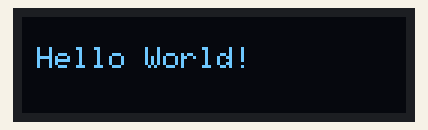
Simulated run of this sketch. Board: Arduino Uno, built with avr-gcc and run on an emulated ATmega328P. Shown: 128×32 one-colour display.

Above: at 0.1 s.
At 2.6 s:
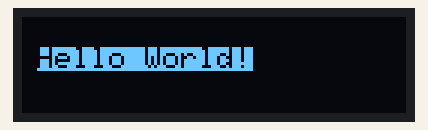
At 5.1 s:
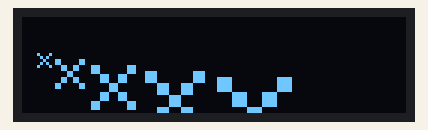
At 10.2 s:
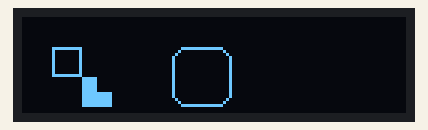
At 20.2 s:
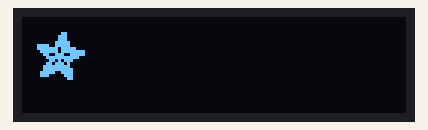
At 37.9 s:
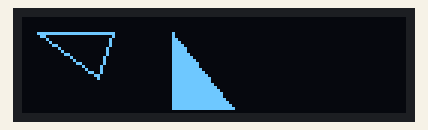

The sketch:

SSD1306Display.ino
```cpp
#include <SPI.h>
#include <Wire.h>
#include <Adafruit_GFX.h>
#include <Adafruit_SSD1306.h>

#define SCREEN_WIDTH 128 // OLED display width, in pixels
#define SCREEN_HEIGHT 32 // OLED display height, in pixels

// Declaration for an SSD1306 display connected to I2C (SDA, SCL pins)
#define OLED_RESET     -1 // Reset pin # (or -1 if sharing Arduino reset pin)
Adafruit_SSD1306 display(SCREEN_WIDTH, SCREEN_HEIGHT, &Wire, OLED_RESET);

void setup() {
  display.begin(SSD1306_SWITCHCAPVCC, 0x3C);
  display.clearDisplay();
  display.display();
}

void loop() {
  //hello world normal

  display.clearDisplay();
  display.setTextColor(WHITE);
  display.setCursor(5,10);
  display.setTextSize(1);
  display.println("Hello World!");
  display.display();

  delay(2500);

  //hello world inversive
  display.clearDisplay();
  display.setTextColor(BLACK, WHITE);
  display.setCursor(5,10);
  display.println("Hello World!");
  display.display();

  delay(2500);

  //different text size
  display.clearDisplay();
  display.setCursor(5,10);
  display.setTextColor(WHITE);
  display.print("x");
  display.setTextSize(2);
  display.print("x");
  display.setTextSize(3);
  display.print("x");
  display.setTextSize(4);
  display.print("x");
  display.setTextSize(5);
  display.print("x");
  display.display();

  delay(2500);

  display.clearDisplay();

  //Lines
  //display.drawLine(startX, startY, endX, endY, color);
  display.clearDisplay();

  display.drawLine(0,0,display.width() - 1, display.height() - 1, WHITE);
  display.drawLine(display.width() - 1,0,0, display.height() - 1, WHITE);

  display.display();

  delay(2500);

  //rectangular
  //display.drawRect(upperLeftX, upperLeftY, width, height, color);
  //display.drawRoundRect(upperLeftX, upperLeftY, width, height, cornerRadius, color);
  display.clearDisplay();

  display.drawRect(10, 10, 10, 10, WHITE);
  display.fillRect(20, 20, 10, 10, WHITE);
  display.fillRect(25, 20, 5, 5, BLACK);
  display.drawRoundRect(50, 10, 20, 20, 5, WHITE);

  display.display();

  delay(2500);

  //circles
  //display.drawCircle(centerX, centerY, radius, color);
  display.clearDisplay();

  display.drawCircle(15, 15, 10, WHITE);
  display.fillCircle(50, 15, 15, WHITE);

  display.display();

  delay(2500);

  //triangles
  //display.drawTriangle(poin1X, point1Y, point2X, point2Y, point3X, point3Y, color);
  display.display();

  display.clearDisplay();

  display.drawTriangle(5, 5, 30, 5, 25, 20, WHITE);
  display.fillTriangle(50, 5, 50, 30, 70, 30, WHITE);

  display.display();

  delay(2500);

  //just pixels
  //display.drawPixel(pixelX, pixelY, color);
  display.clearDisplay();

  display.drawPixel(5, 5, WHITE);
  display.drawPixel(10, 10, WHITE);

  display.display();

  delay(2500);

static const unsigned char PROGMEM logo_bmp[] =
{ B00000000, B11000000,
  B00000001, B11000000,
  B00000001, B11000000,
  B00000011, B11100000,
  B11110011, B11100000,
  B11111110, B11111000,
  B01111110, B11111111,
  B00110011, B10011111,
  B00011111, B11111100,
  B00001101, B01110000,
  B00011011, B10100000,
  B00111111, B11100000,
  B00111111, B11110000,
  B01111100, B11110000,
  B01110000, B01110000,
  B00000000, B00110000 };

  //  display.drawBitmap(topLeftX, topLeftY, pic, width, height, color);
  display.clearDisplay();

  display.drawBitmap(5, 5, logo_bmp, 16, 16, WHITE);

  display.display();

  delay(2500);
}
```

Measured:
- what the display in image 0 shows lasts 2.5 s, from 0.1 s to 2.6 s
